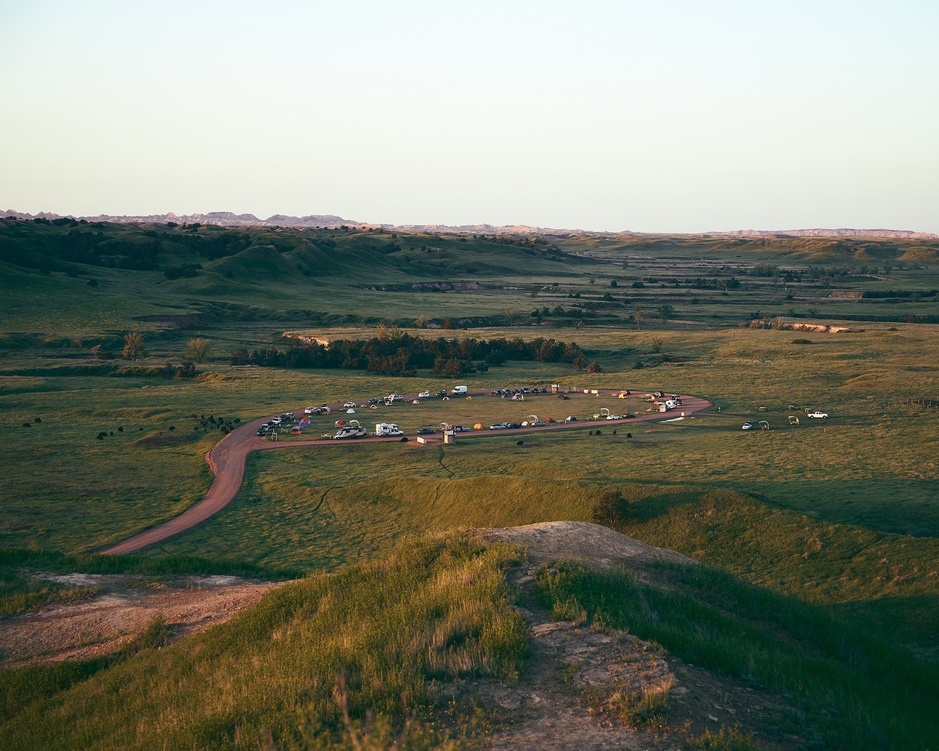
#> input picture image.jpg, 939 x 751 px, shrunk from 1920 x 1536 before the run
$ jupyter execute k-means-image-analysis.ipynb
#> lines starting #> are read from the running program, lines starting #| are printed output that depends on the picture
[cell 1]
import matplotlib.pyplot as plt
import cv2
import numpy as np
import matplotlib.pyplot as plt
from sklearn.cluster import KMeans
from mpl_toolkits.mplot3d import Axes3D

[cell 2]
#read image
img = cv2.imread('image.jpg')
#> img is the input picture: shape (751, 939, 3); mean B, G, R 107.7, 122.1, 117.9

#convert from BGR to RGB
img = cv2.cvtColor(img, cv2.COLOR_BGR2RGB)

#get rgb values from image to 1D array
r, g, b = cv2.split(img)
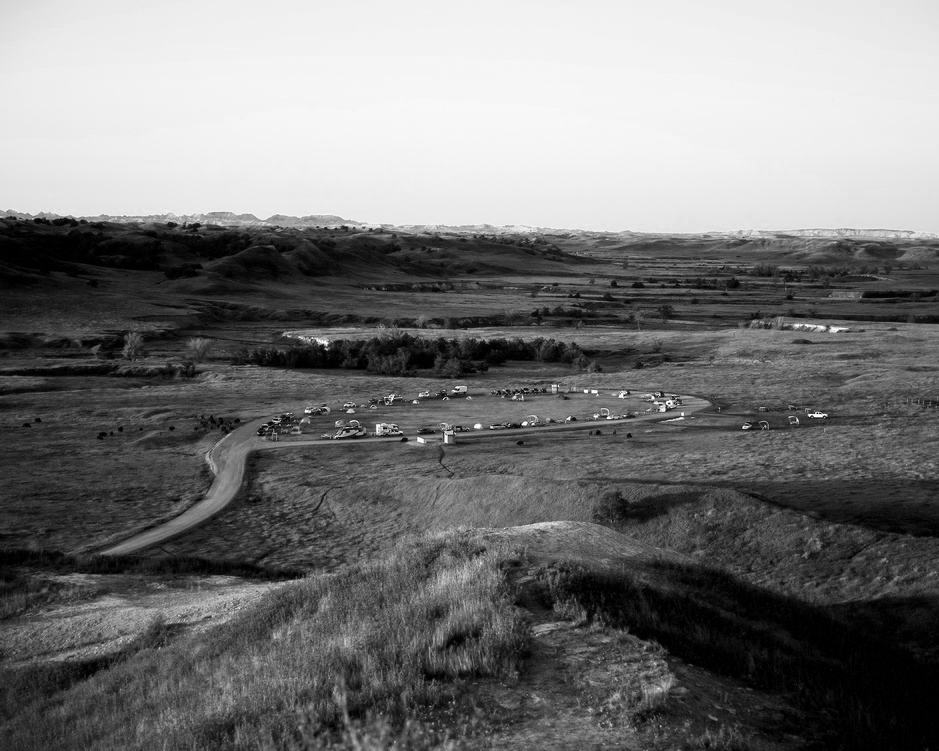
#> r: shape (751, 939); min 0, max 255, mean 117.9
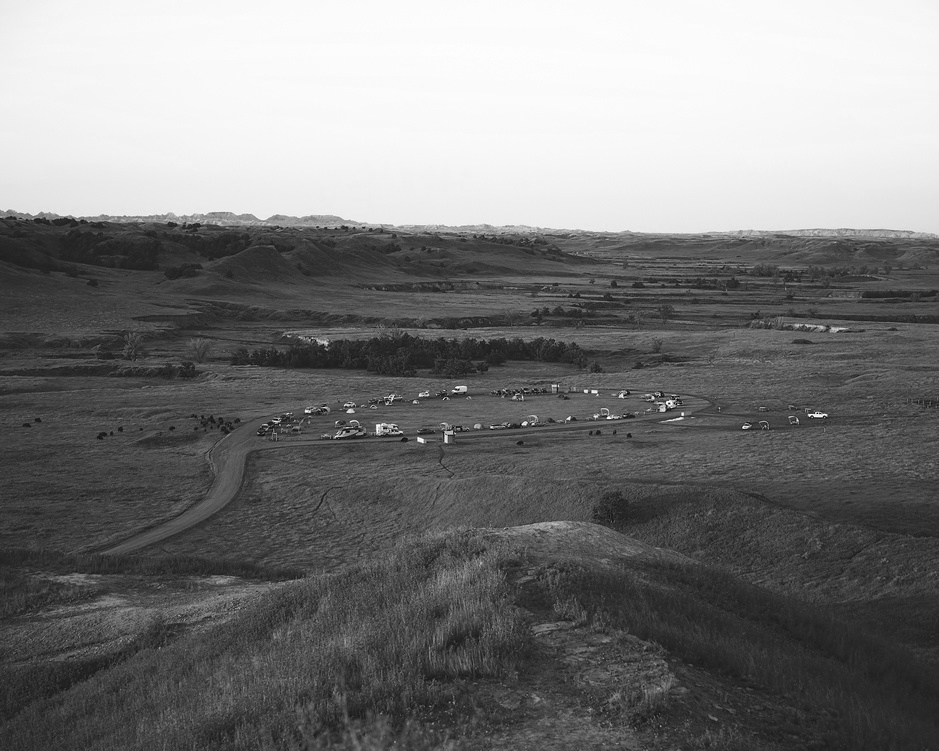
#> g: shape (751, 939); min 0, max 255, mean 122.1
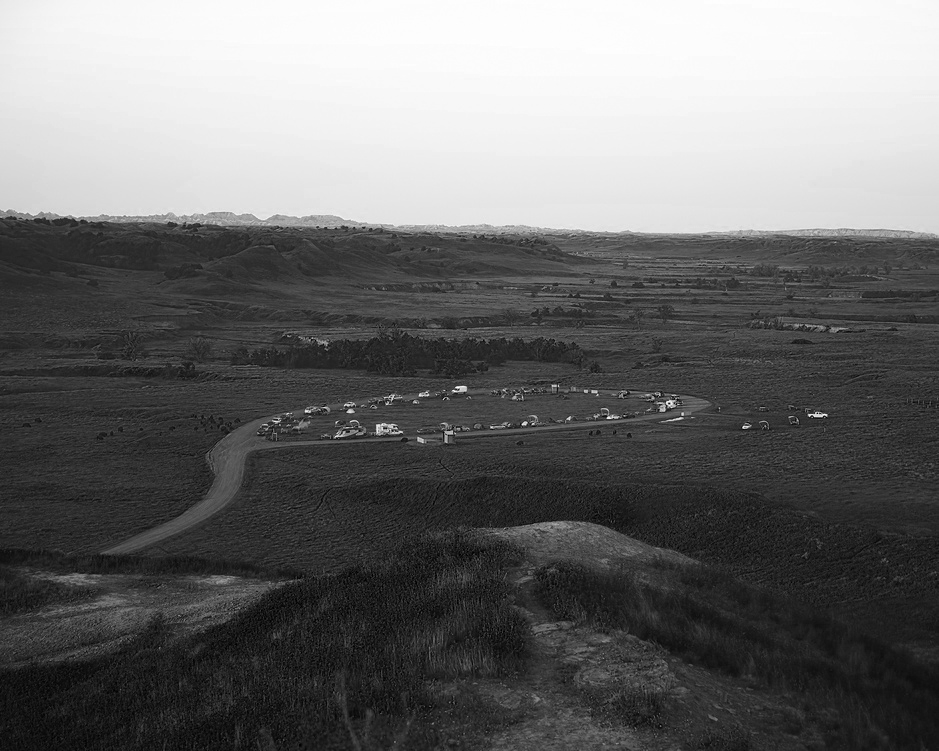
#> b: shape (751, 939); min 0, max 255, mean 107.7
r = r.flatten()
g = g.flatten()
b = b.flatten()

#plotting
fig = plt.figure()
ax = Axes3D(fig)
ax.scatter(r, g, b)
plt.show()

[cell 3]
class DominantColors:

    CLUSTERS = None
    IMAGE = None
    COLORS = None
    LABELS = None

    def __init__(self, image, clusters=3):
        self.CLUSTERS = clusters
        self.IMAGE = image

    def dominantColors(self):

        #read image
        img = cv2.imread(self.IMAGE)

        #convert to rgb from bgr
        img = cv2.cvtColor(img, cv2.COLOR_BGR2RGB)

        #reshaping to a list of pixels
        img = img.reshape((img.shape[0] * img.shape[1], 3))

        #save image after operations
        self.IMAGE = img

        #using k-means to cluster pixels
        kmeans = KMeans(n_clusters = self.CLUSTERS)
        kmeans.fit(img)

        #the cluster centers are our dominant colors.
        self.COLORS = kmeans.cluster_centers_

        #save labels
        self.LABELS = kmeans.labels_

        #returning after converting to integer from float
        return self.COLORS.astype(int)

    def rgb_to_hex(self, rgb):
        return '#%02x%02x%02x' % (int(rgb[0]), int(rgb[1]), int(rgb[2]))

    def plotClusters(self):
        #plotting
        fig = plt.figure()
        ax = Axes3D(fig)
        for label, pix in zip(self.LABELS, self.IMAGE):
            ax.scatter(pix[0], pix[1], pix[2], color = self.rgb_to_hex(self.COLORS[label]))
        plt.show()

    def plotHistogram(self):

        #labels form 0 to no. of clusters
        numLabels = np.arange(0, self.CLUSTERS+1)

        #create frequency count tables
        (hist, _) = np.histogram(self.LABELS, bins = numLabels)
        hist = hist.astype("float")
        hist /= hist.sum()

        #appending frequencies to cluster centers
        colors = self.COLORS

        #descending order sorting as per frequency count
        colors = colors[(-hist).argsort()]
        hist = hist[(-hist).argsort()]

        #creating empty chart
        chart = np.zeros((50, 500, 3), np.uint8)
        start = 0

        #creating color rectangles
        for i in range(self.CLUSTERS):
            end = start + hist[i] * 500

            #getting rgb values
            r = colors[i][0]
            g = colors[i][1]
            b = colors[i][2]

            #using cv2.rectangle to plot colors
            cv2.rectangle(chart, (int(start), 0), (int(end), 50), (r,g,b), -1)
            start = end
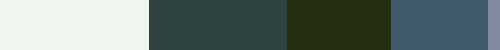
#> chart: shape (50, 500, 3); mean of channels 0, 1, 2 117.9, 122.2, 107.4; drawn as B, G, R

        #display chart
        plt.figure()
        plt.axis("off")
        plt.imshow(chart)
        plt.show()
